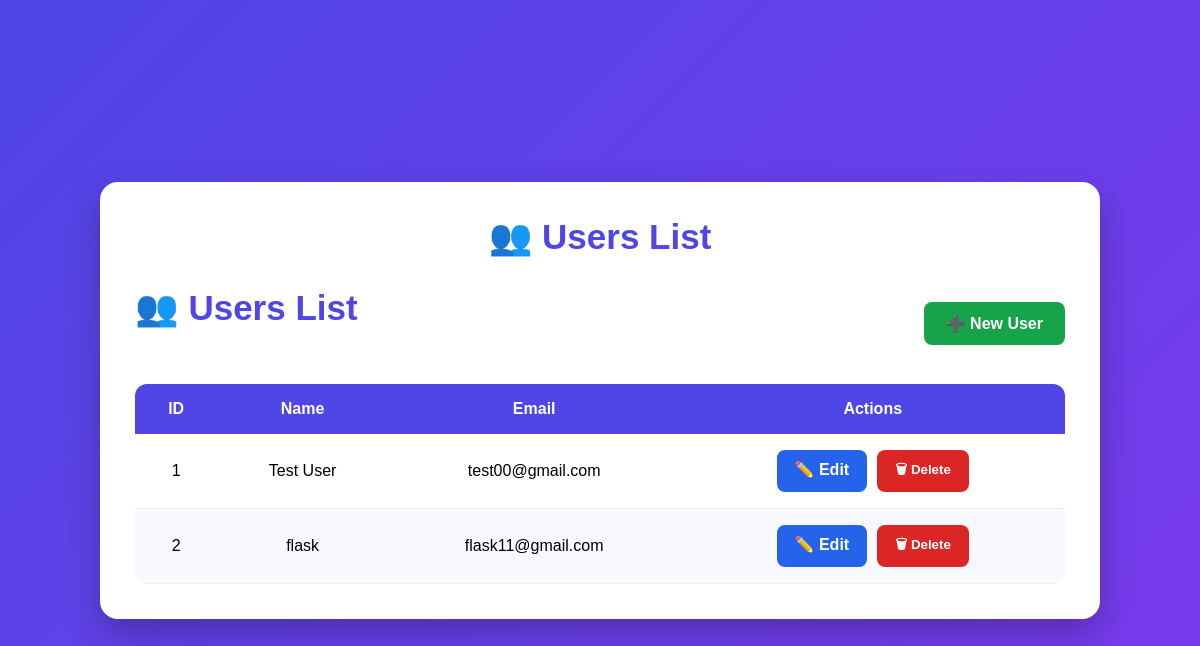
/users, run on an earlier commit of the app's database.
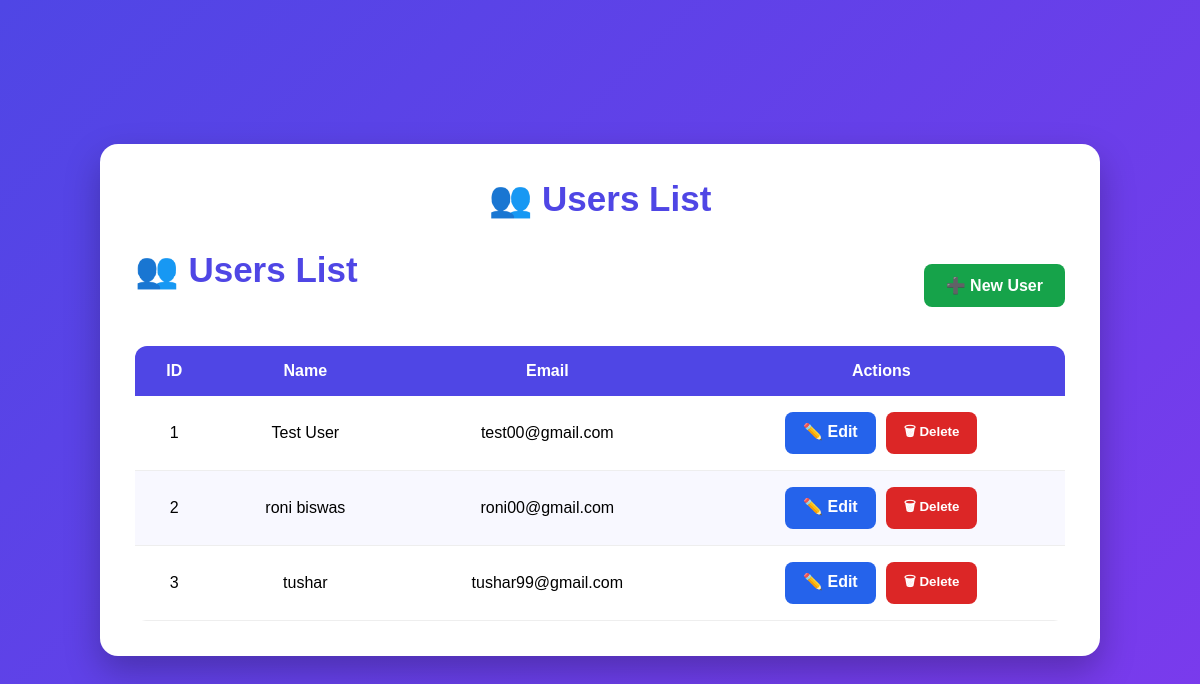
And on a later commit of the database.
### main.py (models this page shows, shortened)
class User(db.Model):
    id = db.Column(db.Integer, primary_key=True)
    name = db.Column(db.String(80), unique=True, nullable=False)
    email = db.Column(db.String(120), unique=True, nullable=False)

### main.py (the view)
@app.route("/users", methods=["GET", "POST"])
def users():
    users = User.query.all()
    return render_template("users/index.html", users=users)

### templates/users/index.html (shortened to what this page needs)
<!DOCTYPE html>
<html lang="en">
<head>
</head>
<body>
<div class="container">
    <h1>👥 Users List</h1>
    <div class="top-bar">
    <h1>👥 Users List</h1>
    <a href="{{ url_for('new_users') }}" class="new-btn">
        ➕ New User
    </a>
</div>
    <table>
        <thead>
        <tr>
            <th>ID</th>
            <th>Name</th>
            <th>Email</th>
            <th>Actions</th>
        </tr>
        </thead>
        <tbody>
        {% if users %}
            {% for user in users %}
            <tr>
                <td>{{ user.id }}</td>
                <td>{{ user.name }}</td>
                <td>{{ user.email }}</td>
                <td>
                    <div class="action">
                        <a href="{{ url_for('edit_user', id=user.id) }}"
                           class="edit-btn">
                            ✏️ Edit
                        </a>
                        <form action="{{ url_for('delete_user', id=user.id) }}"
                              method="POST"
                              class="delete-form"
                              onsubmit="return confirm('Are you sure you want to delete this user?');">
                            <button type="submit"
                                    class="delete-btn">
                                🗑 Delete
                            </button>
                        </form>
                    </div>
                </td>
            </tr>
            {% endfor %}
        {% else %}
            <tr>
                <td colspan="4" class="empty">
                    No users found.
                </td>
            </tr>
        {% endif %}
        </tbody>
    </table>
</div>
</body>
</html>

### templates/users/index.html (style rules this page uses)
* { margin:0; padding:0; box-sizing:border-box; font-family:Arial, Helvetica, sans-serif; }
body { background:linear-gradient(135deg,#4F46E5,#7C3AED); min-height:100vh; display:flex; justify-content:center; align-items:center; padding:30px; }
.container { width:90%; max-width:1000px; background:#fff; padding:35px; border-radius:18px; box-shadow:0 15px 35px rgba(0,0,0,.25); }
h1 { text-align:center; color:#4F46E5; margin-bottom:30px; font-size:35px; }
table { width:100%; border-collapse:collapse; border-radius:12px; overflow:hidden; }
thead { background:#4F46E5; color:#fff; }
th, td { padding:16px; text-align:center; }
tbody tr { border-bottom:1px solid #eee; transition:.3s; }
tbody tr:nth-child(even) { background:#f8f8ff; }
.action { display:flex; justify-content:center; gap:10px; }
.edit-btn { background:#2563EB; color:#fff; text-decoration:none; padding:10px 18px; border-radius:8px; font-weight:bold; transition:.3s; }
.delete-form { display:inline; margin:0; }
.delete-btn { background:#DC2626; color:white; border:none; padding:10px 18px; border-radius:8px; font-weight:bold; cursor:pointer; transition:.3s; }
.top-bar { display:flex; justify-content:space-between; align-items:center; margin-bottom:25px; }
.new-btn { background:#16A34A; color:#fff; text-decoration:none; padding:12px 22px; border-radius:8px; font-weight:bold; transition:.3s; display:inline-block; }

What changed in the data, as far as the page shows it:
changed User id 2: name "flask" → "roni biswas"; email "flask11@gmail.com" → "roni00@gmail.com"
added User: id "3", name "tushar", email "tushar99@gmail.com"
